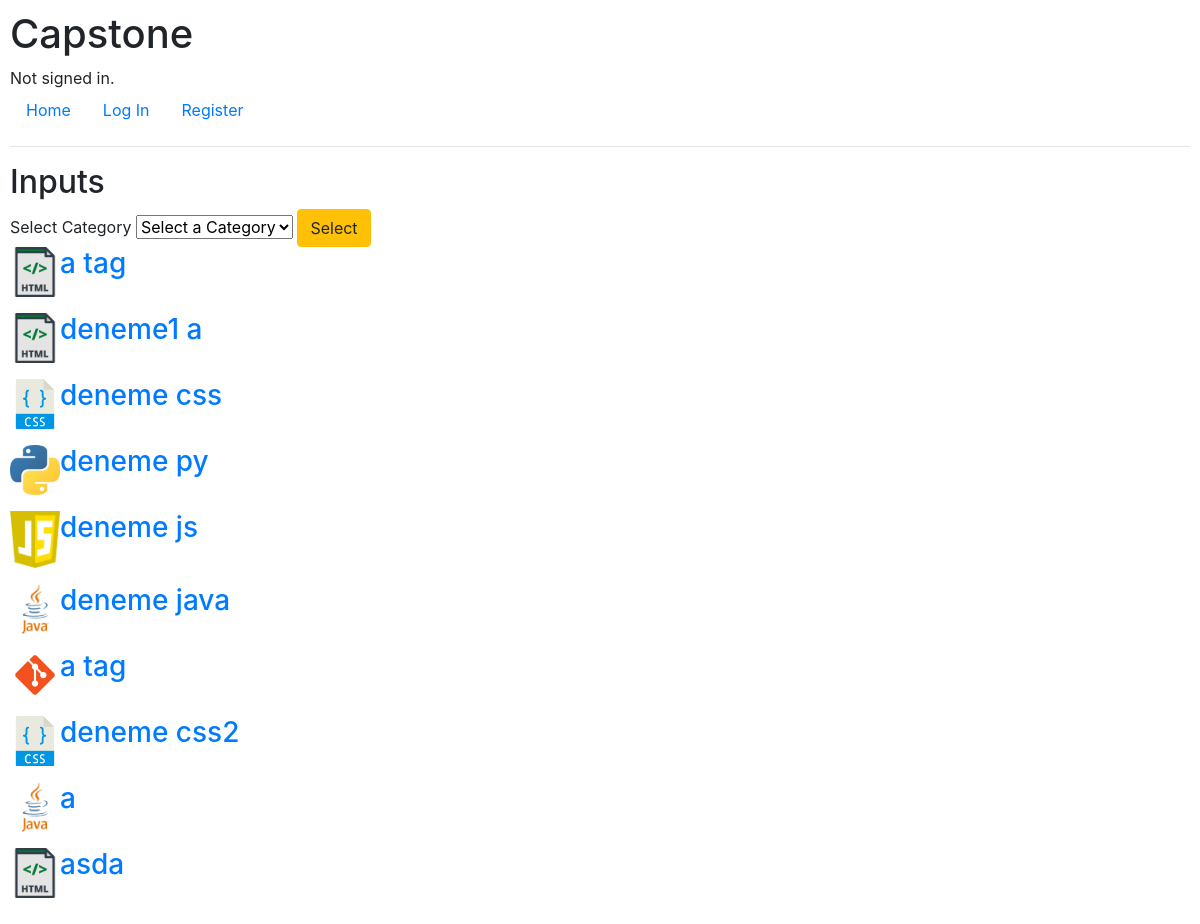
/displayCategory, run on an earlier commit of the app's database.
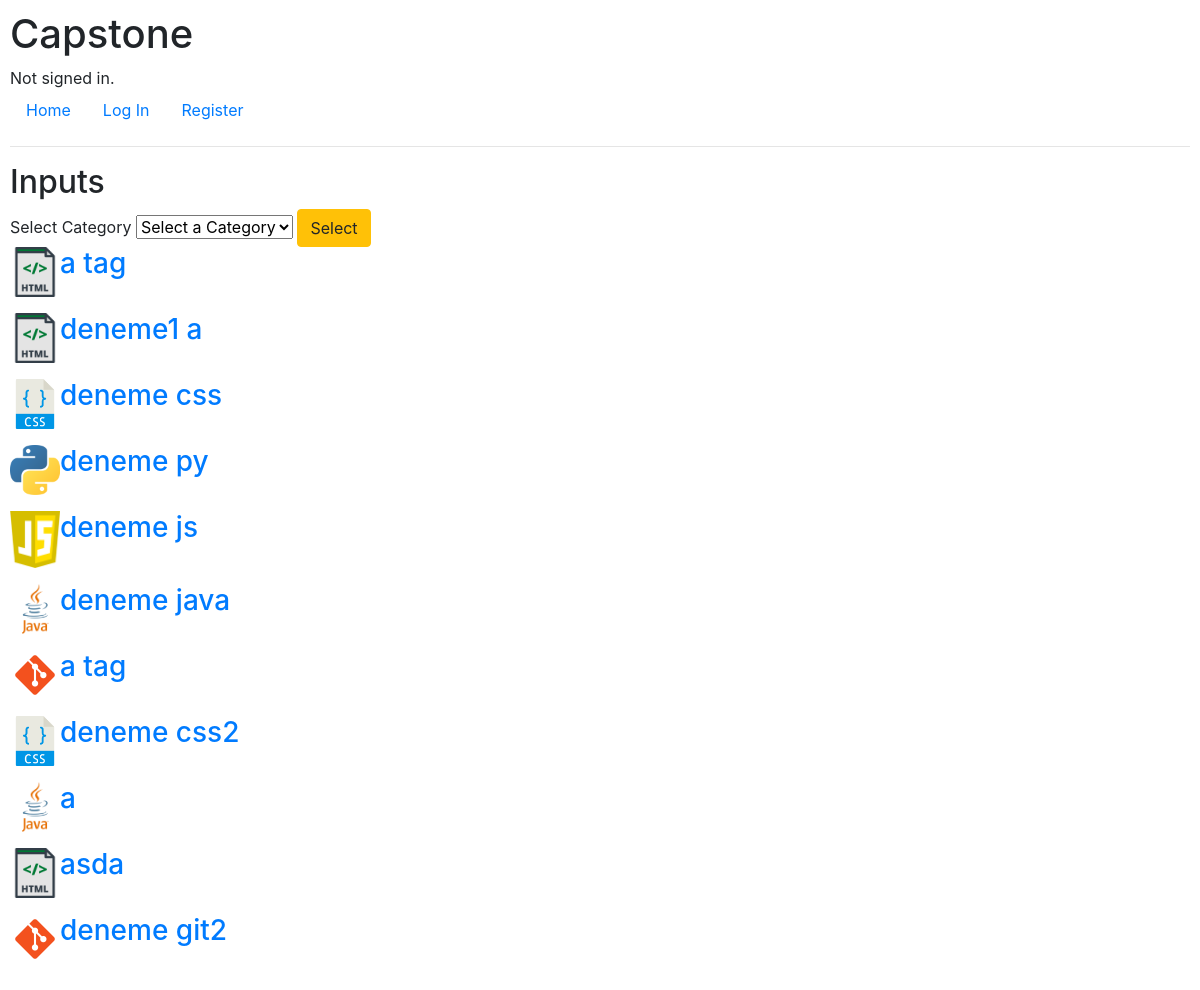
And on a later commit of the database.
### capstone/models.py (models this page shows, shortened)
class Input(models.Model):
    title = models.CharField(max_length=30)
    content = models.CharField(max_length=6000)
    owner = models.ForeignKey(User, on_delete=models.CASCADE, blank=True, null=True, related_name="user")
    category = models.ForeignKey(Category, on_delete=models.CASCADE, blank=True, null=True, related_name="category")
    isActive = models.BooleanField(default=True)
    bookmark = models.ManyToManyField(User, blank=True, null=True, related_name="inputBookmark")

class Category(models.Model):
    categoryName = models.CharField(max_length=60)
    categoryImage = models.ImageField(upload_to='category_images', blank=True, null=True)

### capstone/views.py (the view)
# urls.py: path("displayCategory", views.displayCategory, name="displayCategory"),
def displayCategory(request):
    category_name = request.GET.get('category')
    if category_name and category_name != "":
        category = get_object_or_404(Category, categoryName=category_name)
        activeInput = Input.objects.filter(isActive=True, category=category)
        selected_category = category_name
    else:
        activeInput = Input.objects.filter(isActive=True)
        selected_category = None
    return render(request, "capstone/displayCategory.html", {
        "input": activeInput,
        "categories": Category.objects.all(),
        "selected_category": selected_category
    })

### capstone/templates/capstone/displayCategory.html (shortened to what this page needs)
{% extends "capstone/layout.html" %}
{% block body %}
    <h2>Inputs</h2>
    <form action="{% url 'displayCategory' %}" method="GET">
        <label for="category">Select Category</label>
        <select name="category" id="category">
            <option value="">Select a Category</option>
        </select>
        <button type="submit" class="btn btn-warning">Select</button>
    </form>
    <div class="row">
        {% for input in input %}
            <div class="col-12">
                <a href="{% url 'input' id=input.id slug=input.title|slugify %}">
                    <div class="media mb-3">
                        <div class="media-left">
                            {% if input.category.categoryImage %}
                                <img src="{{ input.category.categoryImage.url }}" alt="{{ input.category.categoryName }}" style="width: 50px;">
                            {% endif %}
                        </div>
                        <div class="media-body">
                            <h3>{{ input.title }}</h3>
                        </div>
                    </div>
                </a>
            </div>
        {% endfor %}
    </div>
{% endblock %}

### capstone/templates/capstone/layout.html (shortened to what this page needs)
{% load static %}
<!DOCTYPE html>
<html lang="en">
    <head>
        <link rel="stylesheet" href="https://stackpath.bootstrapcdn.com/bootstrap/4.4.1/css/bootstrap.min.css">
        <link href="{% static 'capstone/styles.css' %}" rel="stylesheet">
    </head>
    <body>
        <h1>Capstone</h1>
        <div>
            {% if user.is_authenticated %}
                Signed in as <strong>{{ user.username }}</strong>.
            {% else %}
                Not signed in.
            {% endif %}
        </div>
        <ul class="nav">
            <li class="nav-item">
                <a class="nav-link" href="{% url 'index' %}">Home</a>
            </li>
            {% if user.is_authenticated %}
                <li class="nav-item">
                    <a class="nav-link" href="{% url 'create' %}">Create Input</a>
                </li>
                <li class="nav-item">
                    <a class="nav-link" href="{% url 'bookmark' %}">Bookmarks</a>
                </li>
                <li class="nav-item">
                    <a class="nav-link" href="{% url 'logout' %}">Log Out</a>
                </li>
            {% else %}
                <li class="nav-item">
                    <a class="nav-link" href="{% url 'login' %}">Log In</a>
                </li>
                <li class="nav-item">
                    <a class="nav-link" href="{% url 'register' %}">Register</a>
                </li>
            {% endif %}
        </ul>
        <hr>
        {% block body %}
        {% endblock %}
    </body>
</html>

### capstone/static/capstone/styles.css (style rules this page uses)
body { padding: 10px; }

What changed in the data, as far as the page shows it:
added Input: category.categoryImage (picture), title "deneme git2"
